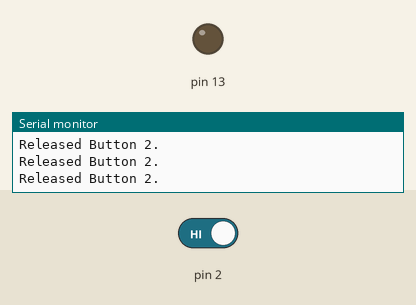
The sketch below on a simulated Arduino Uno, built with avr-gcc and run on an emulated ATmega328P. Parts: output pins drawn as LEDs (lit = HIGH), the last lines printed to the serial monitor. The test bench sets the inputs (shaded band); at power-on: pin 2 HIGH.

Above: at 1.8 s.
1.9 s: pin 2 driven LOW
At 3.4 s:
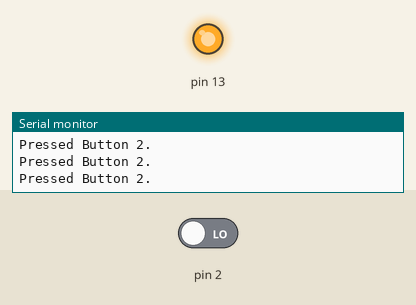
Timing chart, 0 to 4.9 s (numbered marks = the images above; inputs shaded):
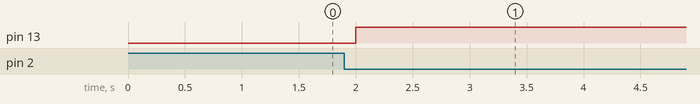

The sketch:

Outlet.ino
```cpp
int v1 = 0;
int v2 = 0;
int v3 = 0;
int on = 0;

void setup() {

  // pinMode(0, OUTPUT);
  // pinMode(1, INPUT);
  pinMode(2, INPUT);
  // pinMode(3, INPUT);
  pinMode(13, OUTPUT);

  Serial.begin(9600);
}

void loop() {

  //while (digitalRead(11) == LOW) {
    // do nothing until pin 2 goes low
  //  delay(500);
  //}
  // v1 = digitalRead(1);
  v2 = digitalRead(2);
  // v3 = digitalRead(3);


  if(v2 == LOW)
  {
	  Serial.print("Pressed Button 2.\n");
	  on = 1;
	  digitalWrite(13, HIGH);
  }
  if(v2 == HIGH)
  {
	  Serial.print("Released Button 2.\n");

  }

  delay(500);
}
```

Measured:
- after the input at 1.9 s, pin 13: LOW → HIGH after 0.10 s
